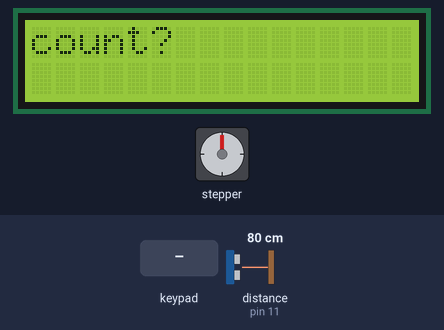
Recording of a sketch running on a simulated Arduino Nano, built with avr-gcc and run on an emulated ATmega328P. On the bench: 16×2 character LCD, stepper motor. The inputs (shaded band) are chosen by the test bench; at power-on: distance to the obstacle (sensor on pin 11) 80 cm. The echo pulse lasts 58.3 µs per cm; stepper angles assume 2048 steps per turn; what the sketch prints to the serial monitor is not drawn.

Above: at 1.2 s.
1.3 s: key '1' pressed
At 3.46 s:
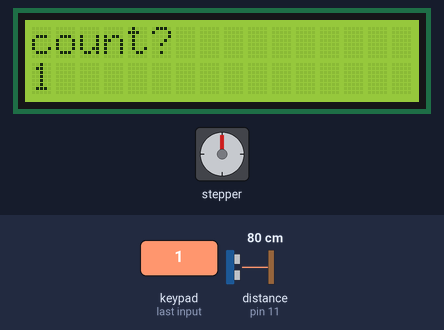
At 15.8 s:
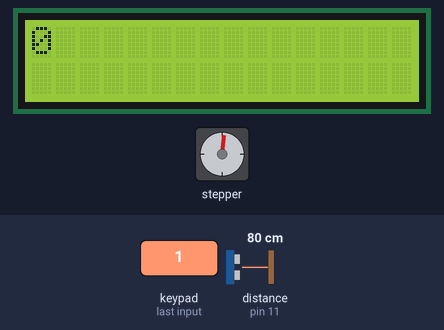
Timing chart, 0 to 18.6 s (numbered marks = the images above; inputs shaded):
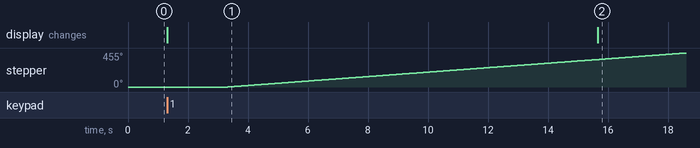

Measured:
- after the input at 1.3 s, stepper: keeps turning clockwise at about 30°/s, starting after 2.0 s; the display: changes at once (image 1)

The sketch:

PCM_EPICS.ino
```cpp
#include <Stepper.h>
#include <LiquidCrystal_I2C.h>
#include <Wire.h>
#include <Key.h>
#include <Keypad.h>
//------------------Block for LCD--------------------------------//
LiquidCrystal_I2C lcd(0x3f,16,2);
//------------------Block for keypad-----------------------------//
const byte ROWS = 4; // four rows
const byte COLS = 3; // three columns
char keys[ROWS][COLS] = {
  {'1','2','3'},
  {'4','5','6'},
  {'7','8','9'},
  {'0','0','0'}
};
byte rowPins[ROWS] = {8,7,6,5}; // connect to the row pinouts of the keypad
byte colPins[COLS] = {4,2,3};    // connect to the column pinouts of the keypad
Keypad kpad = Keypad( makeKeymap(keys), rowPins, colPins, ROWS, COLS );
//------------------Block for ultrasonic-------------------------//
int trigPin=12; //Sensor Trip pin connected to Arduino pin 13
int echoPin=11;  //Sensor Echo pin connected to Arduino pin 11
float pingTime;  //time for ping to travel from sensor to target and return
float targetDistance; //Distance to Target in cms
float speedOfSound;
//-----------------Block for stepper----------------------------//
const int steps = 2048; //this has been changed to 2048 for the 28BYJ-48
Stepper stepper(steps,28,24,26,22); //defining stepper Stepper with pins location
//----------------Block for variables---------------------------//
int count = 0;
int on_p;//variable which indicates target positon if on_p!= 0 then it is not on paper.
int tobe,temppin=A7;
boolean start = true;
float temp,tempVolt;
boolean go = true;
char go1;
byte x = 0;

void setup() {
  // put your setup code here, to run once:
  Serial.begin(9600);
  Wire.begin(); // join i2c bus (address optional for master)
  pinMode(trigPin, OUTPUT);
  pinMode(echoPin, INPUT);
  tempVolt = (analogRead(temppin)*0.00488758553);
  temp = ((tempVolt-0.5)*100.0)+273.15;
  speedOfSound = (0.5144444*(643.855*pow((temp/273.15),0.5)));
  Serial.print(temp);
  stepper.setSpeed(5);
//  StepperLeft.setSpeed(5);
  lcd.init();
  lcd.backlight();

}

void loop() {
  // put your main code here, to run repeatedly:
  if(start == true) {
    count=0;
    lcd.clear();
    lcd.setCursor(0,0);
    lcd.print("count?");
    tobe = kpad.waitForKey();
    tobe = (tobe - '0');
    lcd.setCursor(0,1);
    Serial.print(count);
    lcd.print(tobe);
    delay(2000);
    start = false;
    go = true;
    go1 = 'y';
  }
  if(go == true) {
    stepper.step(steps);
  }
  digitalWrite(trigPin, LOW); //Set trigger pin low
  delayMicroseconds(15); //Let signal settle
  digitalWrite(trigPin, HIGH); //Set trigPin high
  delayMicroseconds(15); //Delay in high state
  digitalWrite(trigPin, LOW); //ping has now been sent
  delayMicroseconds(10); //Delay in low state

  pingTime = pulseIn(echoPin, HIGH);  //pingTime is presented in microceconds
  pingTime = pingTime/1000000; //convert pingTime to seconds by dividing by 1000000 (microseconds in a second)
  targetDistance = (speedOfSound * pingTime);  //This will be in cm per sec.
  Serial.print("The Distance to Target is: ");
  Serial.print(targetDistance);
  Serial.println(" unnits");
  if(count<tobe) {
   if(targetDistance < 1 ) {
      on_p++;
   }
     if(targetDistance > 1) {
       if(on_p > 1) {
         count++;
         on_p=0;
      }
    }
  }
  lcd.clear();
  lcd.setCursor(0,0);
  lcd.print(count);
  if(count==tobe) {
    start = true;
    go = false;
    go1 = 'N';
  }
  Serial.println(count);
}
```
